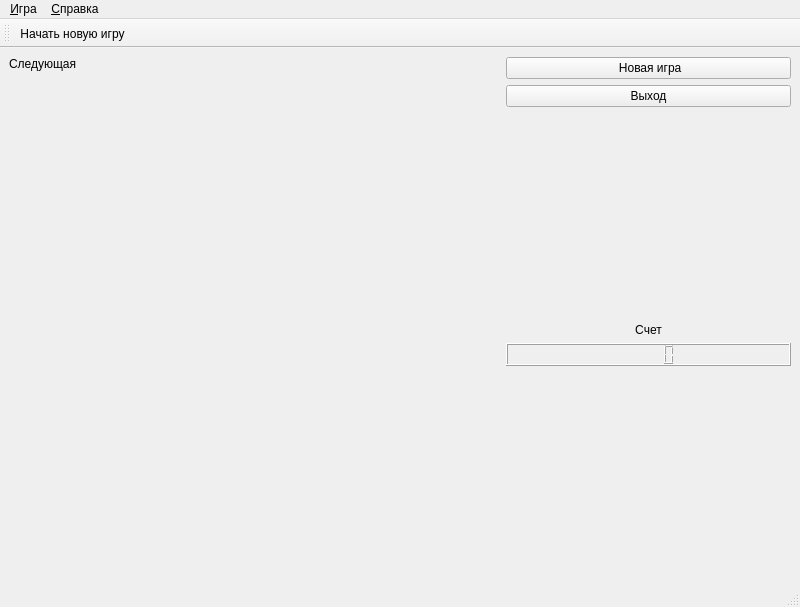
<?xml version="1.0" encoding="UTF-8"?>
<ui version="4.0">
 <class>MainWindow</class>
 <widget class="QMainWindow" name="MainWindow">
  <property name="geometry">
   <rect>
    <x>0</x>
    <y>0</y>
    <width>800</width>
    <height>607</height>
   </rect>
  </property>
  <property name="windowTitle">
   <string>MainWindow</string>
  </property>
  <widget class="QWidget" name="centralwidget">
   <layout class="QHBoxLayout" name="horizontalLayout">
    <item>
     <layout class="QVBoxLayout" name="verticalLayout_2">
      <item>
       <widget class="QLabel" name="label_2">
        <property name="text">
         <string>Следующая</string>
        </property>
       </widget>
      </item>
      <item>
       <spacer name="verticalSpacer_4">
        <property name="orientation">
         <enum>Qt::Vertical</enum>
        </property>
        <property name="sizeType">
         <enum>QSizePolicy::Fixed</enum>
        </property>
        <property name="sizeHint" stdset="0">
         <size>
          <width>10</width>
          <height>20</height>
         </size>
        </property>
       </spacer>
      </item>
      <item>
       <widget class="NextFigure" name="widget" native="true">
        <property name="sizePolicy">
         <sizepolicy hsizetype="Fixed" vsizetype="Fixed">
          <horstretch>0</horstretch>
          <verstretch>0</verstretch>
         </sizepolicy>
        </property>
        <property name="minimumSize">
         <size>
          <width>245</width>
          <height>205</height>
         </size>
        </property>
       </widget>
      </item>
      <item>
       <spacer name="verticalSpacer_3">
        <property name="orientation">
         <enum>Qt::Vertical</enum>
        </property>
        <property name="sizeHint" stdset="0">
         <size>
          <width>20</width>
          <height>40</height>
         </size>
        </property>
       </spacer>
      </item>
     </layout>
    </item>
    <item>
     <widget class="Glass" name="glass" native="true">
      <property name="sizePolicy">
       <sizepolicy hsizetype="Fixed" vsizetype="Fixed">
        <horstretch>0</horstretch>
        <verstretch>0</verstretch>
       </sizepolicy>
      </property>
      <property name="minimumSize">
       <size>
        <width>240</width>
        <height>500</height>
       </size>
      </property>
      <property name="focusPolicy">
       <enum>Qt::StrongFocus</enum>
      </property>
      <property name="rows" stdset="0">
       <UInt>25</UInt>
      </property>
      <property name="columns" stdset="0">
       <UInt>12</UInt>
      </property>
     </widget>
    </item>
    <item>
     <layout class="QVBoxLayout" name="verticalLayout">
      <item>
       <widget class="QPushButton" name="pushButton_NewGame">
        <property name="sizePolicy">
         <sizepolicy hsizetype="Minimum" vsizetype="Fixed">
          <horstretch>0</horstretch>
          <verstretch>0</verstretch>
         </sizepolicy>
        </property>
        <property name="focusPolicy">
         <enum>Qt::ClickFocus</enum>
        </property>
        <property name="text">
         <string> Новая игра</string>
        </property>
       </widget>
      </item>
      <item>
       <widget class="QPushButton" name="pushButton_Exit">
        <property name="text">
         <string>Выход</string>
        </property>
       </widget>
      </item>
      <item>
       <spacer name="verticalSpacer">
        <property name="orientation">
         <enum>Qt::Vertical</enum>
        </property>
        <property name="sizeHint" stdset="0">
         <size>
          <width>20</width>
          <height>40</height>
         </size>
        </property>
       </spacer>
      </item>
      <item>
       <widget class="QLabel" name="label">
        <property name="text">
         <string>Счет</string>
        </property>
        <property name="alignment">
         <set>Qt::AlignCenter</set>
        </property>
       </widget>
      </item>
      <item>
       <widget class="QLCDNumber" name="lcdNumber"/>
      </item>
      <item>
       <spacer name="verticalSpacer_2">
        <property name="orientation">
         <enum>Qt::Vertical</enum>
        </property>
        <property name="sizeHint" stdset="0">
         <size>
          <width>20</width>
          <height>40</height>
         </size>
        </property>
       </spacer>
      </item>
     </layout>
    </item>
   </layout>
  </widget>
  <widget class="QMenuBar" name="menubar">
   <property name="geometry">
    <rect>
     <x>0</x>
     <y>0</y>
     <width>800</width>
     <height>20</height>
    </rect>
   </property>
   <widget class="QMenu" name="menu">
    <property name="title">
     <string>&amp;Игра</string>
    </property>
    <addaction name="action"/>
   </widget>
   <widget class="QMenu" name="menu_2">
    <property name="title">
     <string>&amp;Справка</string>
    </property>
    <addaction name="action_2"/>
   </widget>
   <addaction name="menu"/>
   <addaction name="menu_2"/>
  </widget>
  <widget class="QStatusBar" name="statusbar"/>
  <widget class="QToolBar" name="toolBar">
   <property name="windowTitle">
    <string>toolBar</string>
   </property>
   <attribute name="toolBarArea">
    <enum>TopToolBarArea</enum>
   </attribute>
   <attribute name="toolBarBreak">
    <bool>false</bool>
   </attribute>
   <addaction name="action"/>
  </widget>
  <action name="action">
   <property name="text">
    <string>&amp;Начать новую игру</string>
   </property>
  </action>
  <action name="action_2">
   <property name="text">
    <string>&amp;Информация</string>
   </property>
  </action>
 </widget>
 <customwidgets>
  <customwidget>
   <class>Glass</class>
   <extends>QWidget</extends>
   <header>glass.h</header>
   <container>1</container>
   <slots>
    <signal>signalChangePattern(Figure*)</signal>
    <signal>setScore(int)</signal>
    <slot>slotNewGame()</slot>
   </slots>
  </customwidget>
  <customwidget>
   <class>NextFigure</class>
   <extends>QWidget</extends>
   <header>nextfigure.h</header>
   <container>1</container>
   <slots>
    <slot>slotChangePattern(Figure*)</slot>
   </slots>
  </customwidget>
 </customwidgets>
 <resources/>
 <connections>
  <connection>
   <sender>pushButton_Exit</sender>
   <signal>clicked()</signal>
   <receiver>MainWindow</receiver>
   <slot>close()</slot>
   <hints>
    <hint type="sourcelabel">
     <x>647</x>
     <y>129</y>
    </hint>
    <hint type="destinationlabel">
     <x>719</x>
     <y>234</y>
    </hint>
   </hints>
  </connection>
  <connection>
   <sender>glass</sender>
   <signal>signalChangePattern(Figure*)</signal>
   <receiver>widget</receiver>
   <slot>slotChangePattern(Figure*)</slot>
   <hints>
    <hint type="sourcelabel">
     <x>411</x>
     <y>249</y>
    </hint>
    <hint type="destinationlabel">
     <x>204</x>
     <y>214</y>
    </hint>
   </hints>
  </connection>
  <connection>
   <sender>action</sender>
   <signal>triggered()</signal>
   <receiver>glass</receiver>
   <slot>slotNewGame()</slot>
   <hints>
    <hint type="sourcelabel">
     <x>-1</x>
     <y>-1</y>
    </hint>
    <hint type="destinationlabel">
     <x>399</x>
     <y>320</y>
    </hint>
   </hints>
  </connection>
  <connection>
   <sender>pushButton_NewGame</sender>
   <signal>clicked()</signal>
   <receiver>action</receiver>
   <slot>trigger()</slot>
   <hints>
    <hint type="sourcelabel">
     <x>657</x>
     <y>86</y>
    </hint>
    <hint type="destinationlabel">
     <x>-1</x>
     <y>-1</y>
    </hint>
   </hints>
  </connection>
  <connection>
   <sender>glass</sender>
   <signal>setScore(int)</signal>
   <receiver>lcdNumber</receiver>
   <slot>display(int)</slot>
   <hints>
    <hint type="sourcelabel">
     <x>382</x>
     <y>322</y>
    </hint>
    <hint type="destinationlabel">
     <x>660</x>
     <y>369</y>
    </hint>
   </hints>
  </connection>
  <connection>
   <sender>glass</sender>
   <signal>destroyed()</signal>
   <receiver>MainWindow</receiver>
   <slot>close()</slot>
   <hints>
    <hint type="sourcelabel">
     <x>399</x>
     <y>315</y>
    </hint>
    <hint type="destinationlabel">
     <x>399</x>
     <y>303</y>
    </hint>
   </hints>
  </connection>
 </connections>
</ui>
